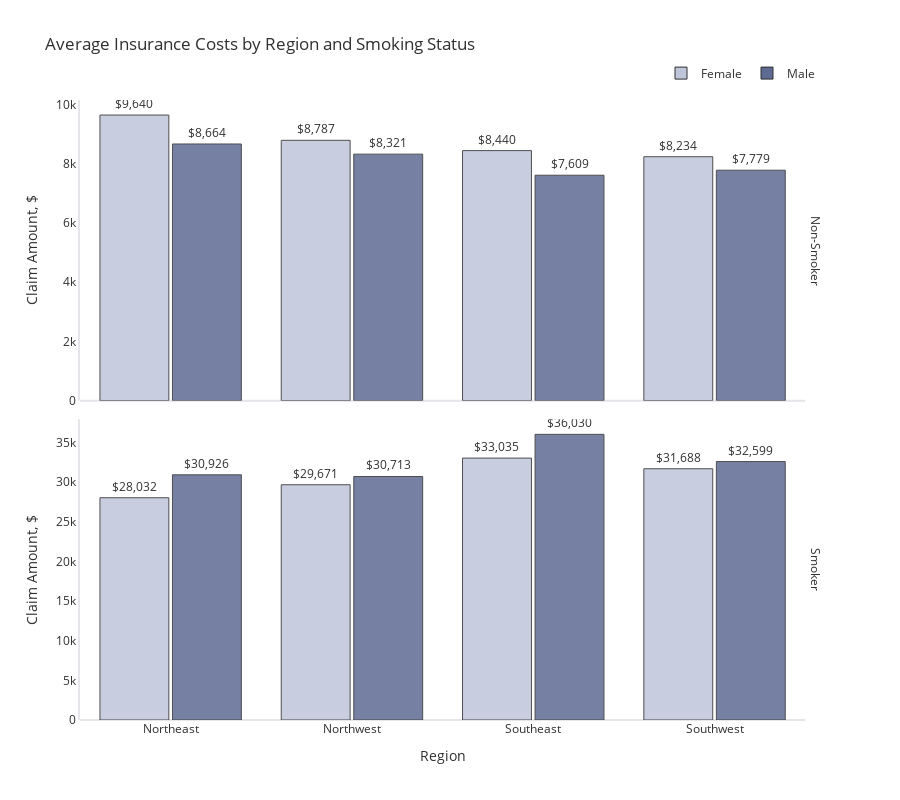

Notebook cell for this chart:
### Markdown cell above
Besides age, BMI is also positively correlated with claim amounts. For smokers specifically, insurance charges tend to rise with increasing BMI.

### Code cell
plot_df = ins.groupby(['region','sex','smoker'])['charges'].mean()
plot_df = plot_df.rename('charges').reset_index()
fig = px.bar(plot_df, x='region', y='charges', color='sex', height=800,
             title="Average Insurance Costs by Region and Smoking Status",
             color_discrete_map={'Female': '#BFC5DA','Male': '#5D6A92'}, 
             facet_row='smoker', text='charges', opacity=0.85, barmode='group')
fig.update_traces(texttemplate='$%{text:,.0f}', textposition='outside', 
                  marker_line=dict(width=1, color='#303030'))
fig.layout.yaxis2.update(matches=None)
fig.for_each_annotation(lambda a: a.update(text=a.text.split("=")[-1]))
fig.update_xaxes(title="Region", row=1)
fig.update_yaxes(title="Claim Amount, $",  gridcolor='#E3E3E3', zeroline=True, zerolinewidth=2, 
                 showgrid=False, zerolinecolor='#E5E5EA',
                 showline=True, linecolor='#E5E5EA', linewidth=2)
fig.update_layout(font_color="#303030", paper_bgcolor="white", plot_bgcolor="white",
                  bargroupgap=0.05, bargap=0.2,
                  legend=dict(orientation="h", yanchor="bottom", y=1.02, xanchor="right", x=1, title=""))
fig.show()

### Figure 1 — Plotly figure (JSON) as saved in the notebook; plotly's stock layout.template omitted (floating-point values rounded to 4 significant figures)
{"data": [{"alignmentgroup": "True", "hovertemplate": "sex=Female<br>smoker=Non-Smoker<br>region=%{x}<br>charges=%{text}<extra></extra>", "legendgroup": "Female", "marker": {"color": "#BFC5DA", "line": {"color": "#303030", "width": 1}, "opacity": 0.85, "pattern": {"shape": ""}}, "name": "Female", "offsetgroup": "Female", "orientation": "v", "showlegend": true, "text": [9640.0, 8787.0, 8440.0, 8234.0], "textposition": "outside", "texttemplate": "$%{text:,.0f}", "type": "bar", "x": ["Northeast", "Northwest", "Southeast", "Southwest"], "xaxis": "x2", "y": [9640.0, 8787.0, 8440.0, 8234.0], "yaxis": "y2"}, {"alignmentgroup": "True", "hovertemplate": "sex=Female<br>smoker=Smoker<br>region=%{x}<br>charges=%{text}<extra></extra>", "legendgroup": "Female", "marker": {"color": "#BFC5DA", "line": {"color": "#303030", "width": 1}, "opacity": 0.85, "pattern": {"shape": ""}}, "name": "Female", "offsetgroup": "Female", "orientation": "v", "showlegend": false, "text": [28030.0, 29670.0, 33030.0, 31690.0], "textposition": "outside", "texttemplate": "$%{text:,.0f}", "type": "bar", "x": ["Northeast", "Northwest", "Southeast", "Southwest"], "xaxis": "x", "y": [28030.0, 29670.0, 33030.0, 31690.0], "yaxis": "y"}, {"alignmentgroup": "True", "hovertemplate": "sex=Male<br>smoker=Non-Smoker<br>region=%{x}<br>charges=%{text}<extra></extra>", "legendgroup": "Male", "marker": {"color": "#5D6A92", "line": {"color": "#303030", "width": 1}, "opacity": 0.85, "pattern": {"shape": ""}}, "name": "Male", "offsetgroup": "Male", "orientation": "v", "showlegend": true, "text": [8664.0, 8321.0, 7609.0, 7779.0], "textposition": "outside", "texttemplate": "$%{text:,.0f}", "type": "bar", "x": ["Northeast", "Northwest", "Southeast", "Southwest"], "xaxis": "x2", "y": [8664.0, 8321.0, 7609.0, 7779.0], "yaxis": "y2"}, {"alignmentgroup": "True", "hovertemplate": "sex=Male<br>smoker=Smoker<br>region=%{x}<br>charges=%{text}<extra></extra>", "legendgroup": "Male", "marker": {"color": "#5D6A92", "line": {"color": "#303030", "width": 1}, "opacity": 0.85, "pattern": {"shape": ""}}, "name": "Male", "offsetgroup": "Male", "orientation": "v", "showlegend": false, "text": [30930.0, 30710.0, 36030.0, 32600.0], "textposition": "outside", "texttemplate": "$%{text:,.0f}", "type": "bar", "x": ["Northeast", "Northwest", "Southeast", "Southwest"], "xaxis": "x", "y": [30930.0, 30710.0, 36030.0, 32600.0], "yaxis": "y"}], "layout": {"annotations": [{"font": {}, "showarrow": false, "text": "Smoker", "textangle": 90, "x": 0.98, "xanchor": "left", "xref": "paper", "y": 0.2425, "yanchor": "middle", "yref": "paper"}, {"font": {}, "showarrow": false, "text": "Non-Smoker", "textangle": 90, "x": 0.98, "xanchor": "left", "xref": "paper", "y": 0.7575, "yanchor": "middle", "yref": "paper"}], "bargap": 0.2, "bargroupgap": 0.05, "barmode": "group", "font": {"color": "#303030"}, "height": 800, "legend": {"orientation": "h", "title": {"text": ""}, "tracegroupgap": 0, "x": 1, "xanchor": "right", "y": 1.02, "yanchor": "bottom"}, "paper_bgcolor": "white", "plot_bgcolor": "white", "title": {"text": "Average Insurance Costs by Region and Smoking Status"}, "xaxis": {"anchor": "y", "domain": [0, 0.98], "title": {"text": "Region"}}, "xaxis2": {"anchor": "y2", "domain": [0, 0.98], "matches": "x", "showticklabels": false}, "yaxis": {"anchor": "x", "domain": [0, 0.485], "gridcolor": "#E3E3E3", "linecolor": "#E5E5EA", "linewidth": 2, "showgrid": false, "showline": true, "title": {"text": "Claim Amount, $"}, "zeroline": true, "zerolinecolor": "#E5E5EA", "zerolinewidth": 2}, "yaxis2": {"anchor": "x2", "domain": [0.515, 1], "gridcolor": "#E3E3E3", "linecolor": "#E5E5EA", "linewidth": 2, "showgrid": false, "showline": true, "title": {"text": "Claim Amount, $"}, "zeroline": true, "zerolinecolor": "#E5E5EA", "zerolinewidth": 2}}}
